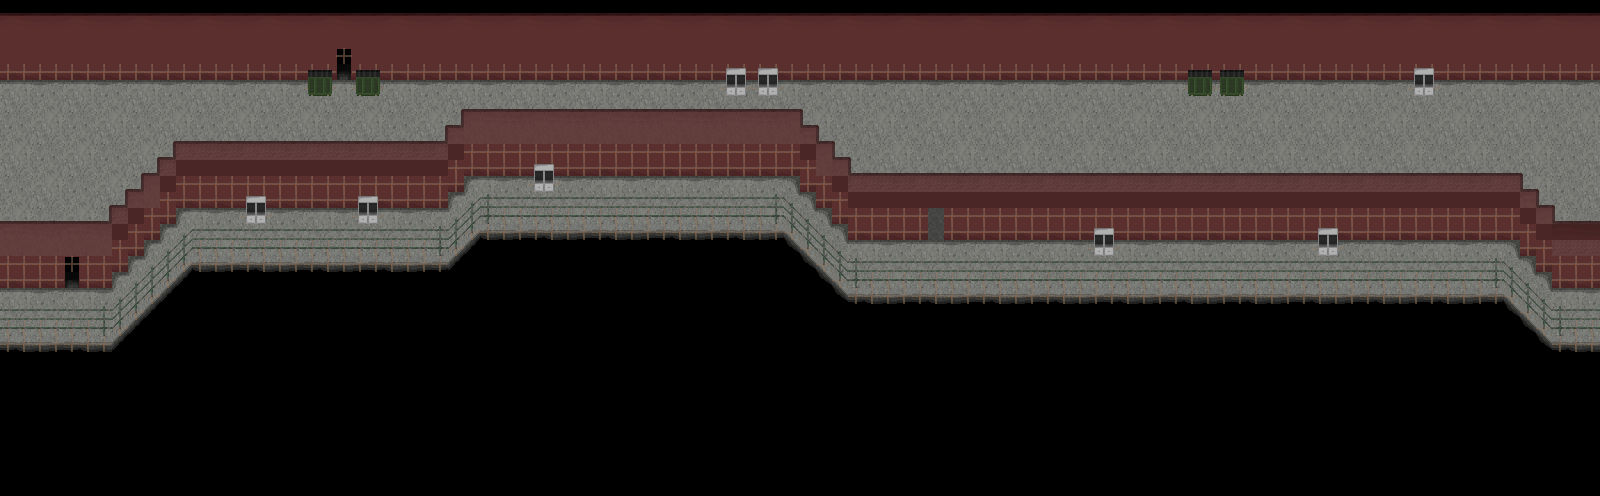

A level layout from a 2D game, rendered from its tile map. Below: a short description, then the map file with tile-grid data replaced by summaries:
An orthogonal 100x31 tile map with 16x16 px tiles, 5 tile layers (floor, walls, above, collision, ...), 2 hidden layers not drawn, 2 tilesets and 2 objects.

<map version="1.10" tiledversion="1.11.0" orientation="orthogonal" renderorder="right-down" width="100" height="31" tilewidth="16" tileheight="16" infinite="0" nextlayerid="9" nextobjectid="4">
 <properties>
  <property name="clamp_camera" type="bool" value="true" />
  <property name="clamp_camera_axis" value="y" />
  <property name="looping" type="bool" value="true" />
  <property name="looping_axis" value="x" />
  <property name="music" value="res/audio/music/animated0.ogg" />
  <property name="music_speed" type="float" value="0.6" />
  <property name="music_volume" type="float" value="0.75" />
  <property name="raindrops" type="bool" value="true" />
  <property name="tint" value="0,0,0,70" />
 </properties>
 <tileset firstgid="1" source="tilesets/industrial.tsx" />
 <tileset firstgid="153" source="tilesets/industrial_resprite.tsx" />
 <layer id="1" name="floor" width="100" height="31">
  <data>[3100 cells, 1175 non-empty, 46 distinct tile ids]</data>
 </layer>
 <layer id="2" name="walls" width="100" height="31">
  <data>[3100 cells, 698 non-empty, 22 distinct tile ids]</data>
 </layer>
 <layer id="5" name="above" width="100" height="31" opacity="0.8">
  <properties>
   <property name="height" type="int" value="1" />
  </properties>
  <data>[3100 cells, 428 non-empty, 20 distinct tile ids]</data>
 </layer>
 <objectgroup id="3" name="entities">
  <object id="1" gid="63" x="64" y="288" width="16" height="16">
   <properties>
    <property name="draw" type="bool" value="false" />
    <property name="file" value="res/data/entity/entrances/walk_warp_nomusic.json" />
    <property name="warp_map" value="balcony.tmx" />
    <property name="warp_x" type="int" value="23" />
    <property name="warp_y" type="int" value="14" />
   </properties>
  </object>
  <object id="3" gid="63" x="336" y="80" width="16" height="16">
   <properties>
    <property name="draw" type="bool" value="false" />
    <property name="file" value="res/data/entity/entrances/walk_warp_nomusic.json" />
    <property name="warp_map" value="balcony4.tmx" />
    <property name="warp_x" type="int" value="16" />
    <property name="warp_y" type="int" value="6" />
   </properties>
  </object>
 </objectgroup>
 <layer id="4" name="collision" width="100" height="31" opacity="0.5">
  <properties>
   <property name="draw" type="bool" value="false" />
  </properties>
  <data>[3100 cells, 507 non-empty, 1 distinct tile ids]</data>
 </layer>
 <layer id="6" name="props" width="100" height="31">
  <data>[3100 cells, 148 non-empty, 12 distinct tile ids]</data>
 </layer>
 <imagelayer id="7" name="rain" visible="0" offsetx="0" offsety="16">
  <image source="../textures/image/rain2.png" width="128" height="128" />
  <properties>
   <property name="delay_x" type="int" value="0" />
   <property name="delay_y" type="int" value="0" />
   <property name="height" type="int" value="2" />
   <property name="looping" type="bool" value="true" />
   <property name="mismatch" type="bool" value="false" />
   <property name="scroll_x" type="int" value="-2" />
   <property name="scroll_y" type="int" value="8" />
  </properties>
 </imagelayer>
 <layer id="8" name="norain" width="100" height="31" visible="0" opacity="0.25">
  <properties>
   <property name="draw" type="bool" value="false" />
  </properties>
  <data>[3100 cells, 2192 non-empty, 2 distinct tile ids]</data>
 </layer>
</map>
